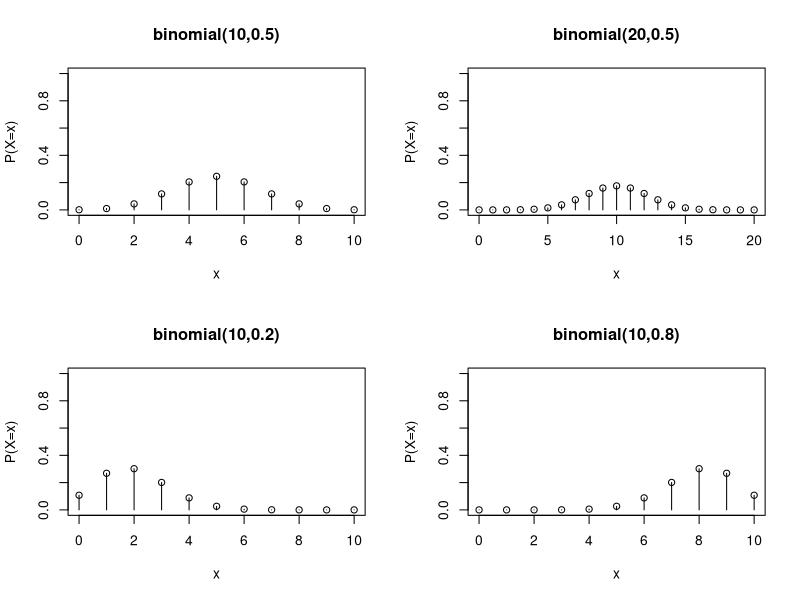
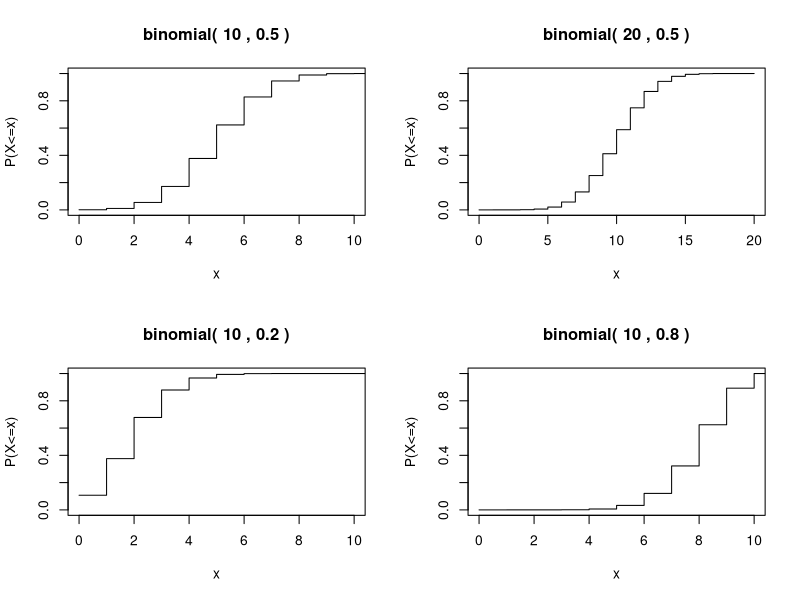
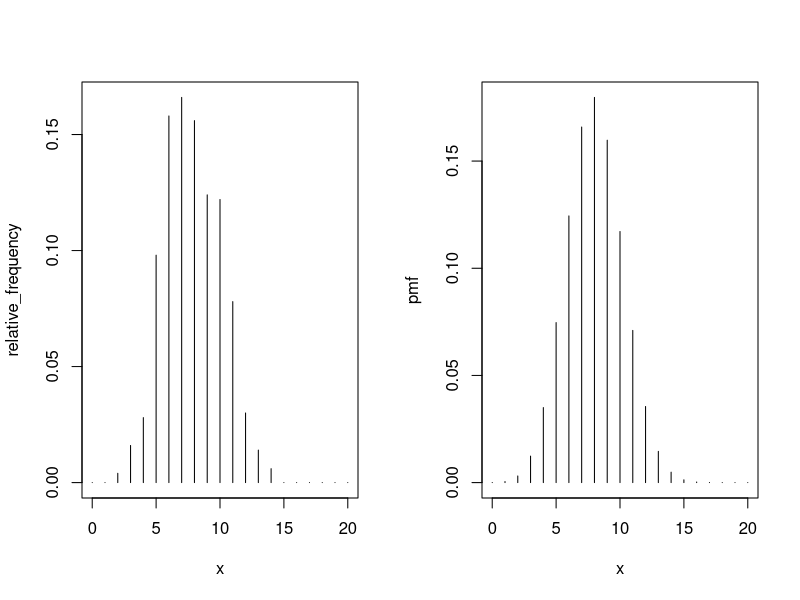
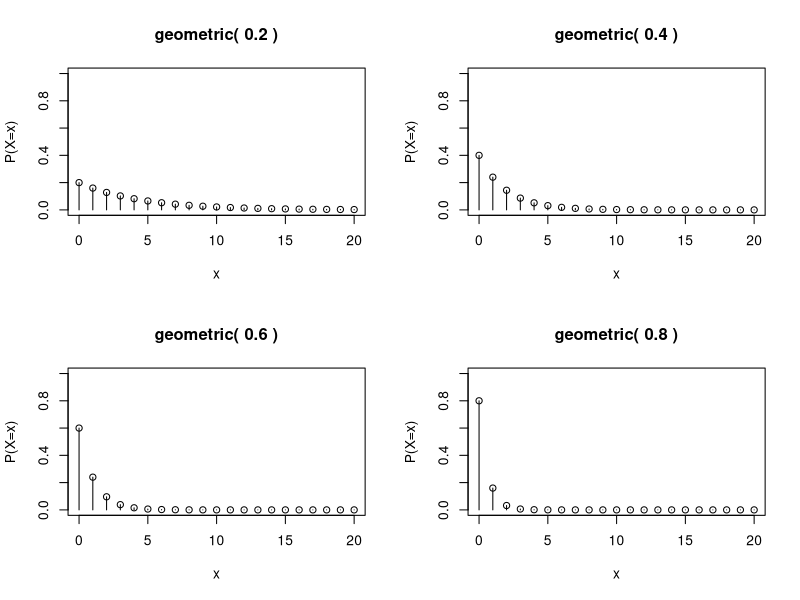
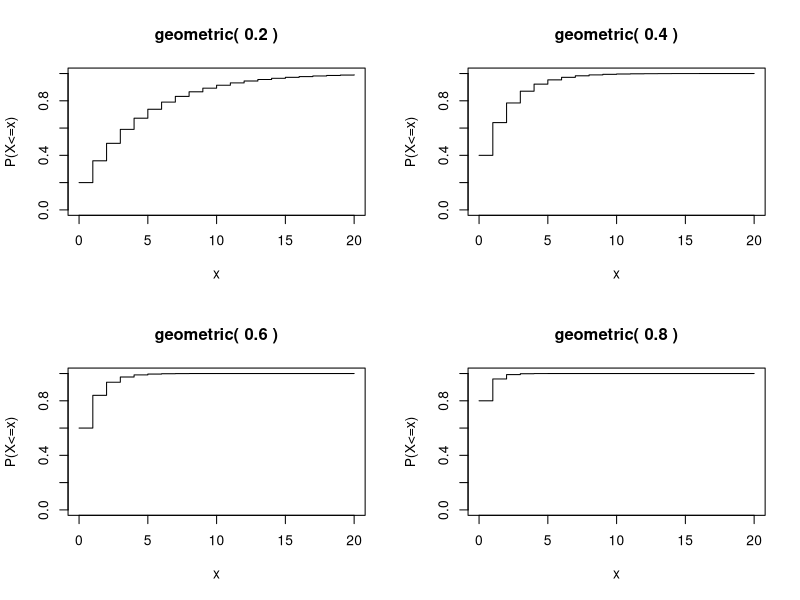
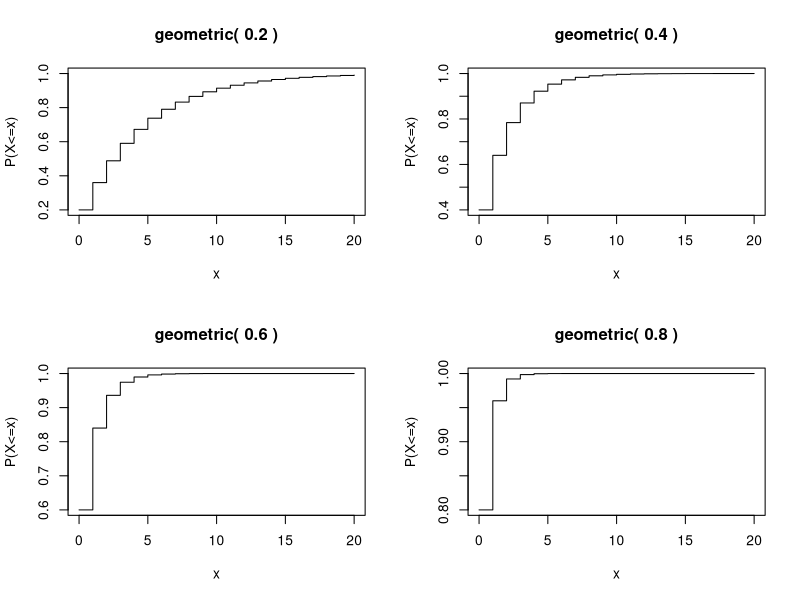
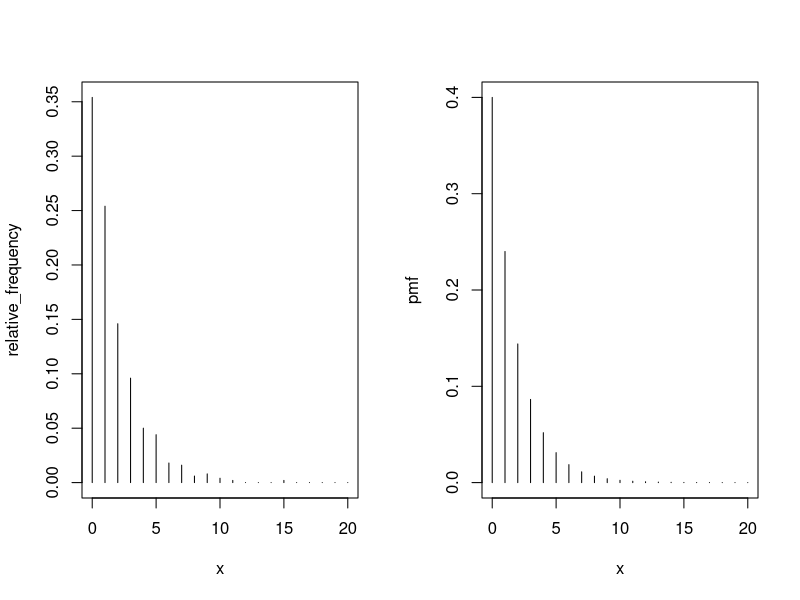
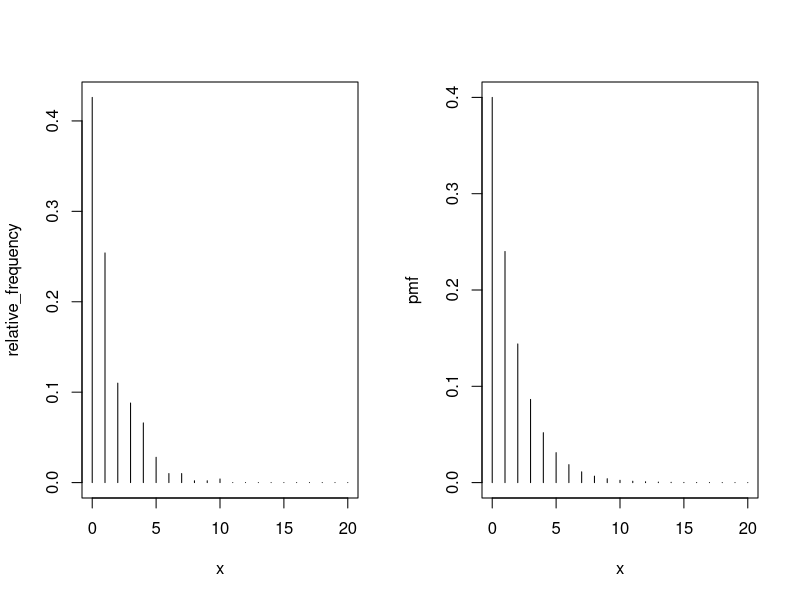

The R source for these figures, in order:
## ---- chunk 1
pbinom(5, size = 10, prob = 0.5)
## ---- chunk 2
dbinom(c(0,1,2,3,4,5), size=5, prob=0.4)
## ---- chunk 3
pbinom(c(0,1,2,3,4,5), 5, 0.4)
## ---- chunk 4
rbinom(5, size = 10, prob = 0.4)
## ---- chunk 5
# repeat this statement
rbinom(1, size = 1, prob = 0.4)
## ---- chunk 6
# repeat this statement
sum(rbinom(10, size = 1, prob = 0.4))
## ---- chunk 7
# the same distribution with above
rbinom(1, size = 10, prob = 0.4)
## ---- chunk 8
par(mfrow=c(2, 2))
x <- seq(0, 20, 1)

ps <- c(0.5, 0.5, 0.2, 0.8)
trials <- c(10, 20, 10, 10)

for (i in seq(1,4)){
   y <- dbinom(x, trials[i], ps[i])
   plot(x,y,xlim=c(0, trials[i]), ylim=c(0,1), xlab="x", ylab="P(X=x)", type="h")
   points(x, y)
   title(paste0("binomial(", trials[i], "," , ps[i], ")"))
}

## ---- chunk 9
par(mfrow=c(2, 2))
x <- seq(0, 20, 1)

ps <- c(0.5, 0.5, 0.2, 0.8)
trials <- c(10, 20, 10, 10)

for (i in seq(1,4)){
   y <- pbinom(x, trials[i], ps[i])
   plot(x, y, xlim=c(0, trials[i]), ylim=c(0,1), xlab="x",
                           ylab="P(X<=x)", type="s")
   title( paste("binomial(", trials[i], ",", ps[i], ")") )
}

## ---- chunk 10
N <- 100; n <- 20; p <- 0.4
(brv <- rbinom(N, n, p) )
## ---- chunk 11
table(brv)
## ---- chunk 12
table(factor(brv, levels=0:20))
## ---- chunk 13
N <- 500; n <- 20; p <- 0.4

frequency <- table(factor(rbinom(N, n, p), levels = 0:n))
relative_frequency <- as.numeric(frequency/N)

x <- 0:n
pmf <- dbinom(x, n, p)

par(mfrow=c(1,2))
plot(x, relative_frequency, 'h')
plot(x, pmf, 'h')

## ---- chunk 14
pbinom(19, size=1000, prob=0.01)
## ---- chunk 15
par(mfrow=c(2,2))
x <- seq(0,20,1)
ps <- seq(0.2,0.8,0.2)
for (p in ps){
  y <- dgeom(x, p)
  plot(x, y, xlim=c(0,20), ylim=c(0,1), xlab="x", ylab="P(X=x)", type="h")
  points(x, y)
  title(paste("geometric(", p, ")"))
}
## ---- chunk 16
par(mfrow=c(2,2))
x <- seq(0,20,1)
ps <- seq(0.2,0.8,0.2)
for (p in ps){
  y <- pgeom(x, p)
  plot(x,y,xlim=c(0,20),ylim=c(0,1),xlab="x", ylab="P(X<=x)", type="s")
  title(paste("geometric(",p,")"))
}
## ---- chunk 17
par(mfrow=c(2,2))
x <- seq(0,20,1)
ps <- seq(0.2,0.8,0.2)
for (p in ps){
  y <- pgeom(x, p)
  plot(x,y,xlim=c(0,20), ylim=c(min(y),1), xlab="x", ylab="P(X<=x)",type="s")
  title(paste("geometric(",p,")"))
}
## ---- chunk 18
N <- 500; p <- 0.4; xmax <- 20

x <- 0:xmax; pmf <- dgeom(x, p)

frequency <- table(factor(rgeom(N, p), levels=x))   # generated by rgeom function
relative_frequency <- as.numeric(frequency/N)

par(mfrow=c(1,2))
plot(x, relative_frequency, 'h'); plot(x, pmf, 'h')
## ---- chunk 19
# repeat this procedure
n <- 0
while(TRUE){
  trial <- rbinom(1, 1, 0.4)  # Bernoulli trial
  if (trial == 1) break   # if trial is success, stop while
  n <- n + 1              # if trial is failure, increase number of trials
}
print(n)
## ---- chunk 20
N <- 500; p <- 0.4; xmax <- 20;

# generate random values from rbinom
geom_rv <- numeric(N)  # preallocation, zero vector with length N
for (i in 1:N){        # N is sample size
  n <- 0
  while(TRUE){
    trial <- rbinom(1, 1, 0.4)  # Bernoulli trial
    if (trial == 1) break   # if trial is success, stop while
    n <- n + 1              # if trial is failure, increase number of trials
  }
  geom_rv[i] <- n
}

# for probability mass function
x <- 0:xmax;  pmf <- dgeom(x, p)
frequency <- table(factor(geom_rv, levels = x))
relative_frequency <- as.numeric(frequency/N)

par(mfrow=c(1,2))
plot(x, relative_frequency, 'h');   plot(x, pmf, 'h')

## ---- chunk 21
par(mfrow=c(2,2))
x <- seq(0,20,1)
sizes = c(2, 3, 10, 10)
probs = c(0.5, 0.5, 0.5, 0.8)

for (i in seq(1,4)){
  y <- dnbinom(x, sizes[i], probs[i])
  plot(x, y, xlim=c(0,20), ylim=c(0,1), xlab="x", ylab="P(X=x)", type="h")
  points(x, y)
  title(paste("neg-binomial(", sizes[i], ",", probs[i], ")"))
}
## ---- chunk 22
par(mfrow=c(2,2))
x <- seq(0,20,1)
sizes = c(2, 3, 10, 10)
probs = c(0.5, 0.5, 0.5, 0.8)

for (i in seq(1,4)){
  y<- pnbinom(x, sizes[i], probs[i])
  plot(x, y, xlim=c(0,20), ylim=c(0,1), xlab="x", ylab="P(X<=x)", type="s")
  title(paste("neg-binomial(", sizes[i], ",", probs[i], ")"))
}
## ---- chunk 23
# Repeatedly run this code.
r <- 3; p <- 0.4;

total_failure <- total_success <- 0
while(TRUE){
  if(rbinom(1, 1, p) == 1) total_success <- total_success + 1
  else total_failure <- total_failure + 1
  if (total_success == r) break
}
total_failure
## ---- chunk 24

N <- 500; r <- 3; p <- 0.4; xmax <- 20;

nbinom_rv <- numeric(N)    # preallocation
for (i in 1:N){
  total_trial <- total_success <- 0
  while(TRUE){
    total_success <- total_success + rbinom(1, 1, p)
    total_trial <- total_trial + 1
    if (total_success == r) break
  }
  nbinom_rv[i] <- total_trial - total_success
}

x <- 0:xmax;   pmf <- dnbinom(x, r, p)
relative_frequency <- as.numeric(table(factor(nbinom_rv, levels=x))/N)

par(mfrow=c(1,2))
plot(x, relative_frequency, 'h'); plot(x, pmf, 'h')
## ---- chunk 25
pnbinom(97, size = 3, prob = 0.01)
## ---- chunk 26
1 - pbinom(2, size = 100, prob = 0.01)
## ---- chunk 27
r <- 5; p <- 0.3
pnbinom(3, size = r, prob = p)
1 - pbinom(r - 1, size = 3 + r, prob = p)
## ---- chunk 28
par(mfrow=c(2, 2))
x <- seq(0, 20, 1)
lambdas = c(0.1, 1, 5, 10)

for (lambda in lambdas){
  y <- dpois(x, lambda)
  plot(x,y,xlim=c(0,20), ylim=c(0,1), xlab="x", ylab="P(X=x)", type="h")
  points(x, y)
  title(paste("Poisson(", lambda, ")"))
}

## ---- chunk 29
par(mfrow=c(2, 2))
x <- seq(0, 20, 1)
lambdas = c(0.1, 1, 5, 10)

for (lambda in lambdas){
  y <- ppois(x, lambda)
  plot(x,y,xlim=c(0,20), ylim=c(0,1), xlab="x", ylab="P(X<=x)", type="s")
  title(paste("Poisson(", lambda, ")"))
}

## ---- chunk 30
N <- 500; lambda <- 10; xmax <- 20

x <- 0:xmax
pmf <- dpois(x, lambda)

frequency <- table(factor(rpois(N, lambda), levels=x))
relative_frequency <- as.numeric(frequency/N)

par(mfrow=c(1,2))
plot(x, relative_frequency, ylab = "relative frequency", 'h')
plot(x, pmf, 'h')

## ---- chunk 31
n <- 200; p <- 0.03; x<-0:20
par(mfrow=c(1,2))
plot(x, dbinom(x, n, p), 'h')
plot(x, dpois(x, n*p), 'h')

